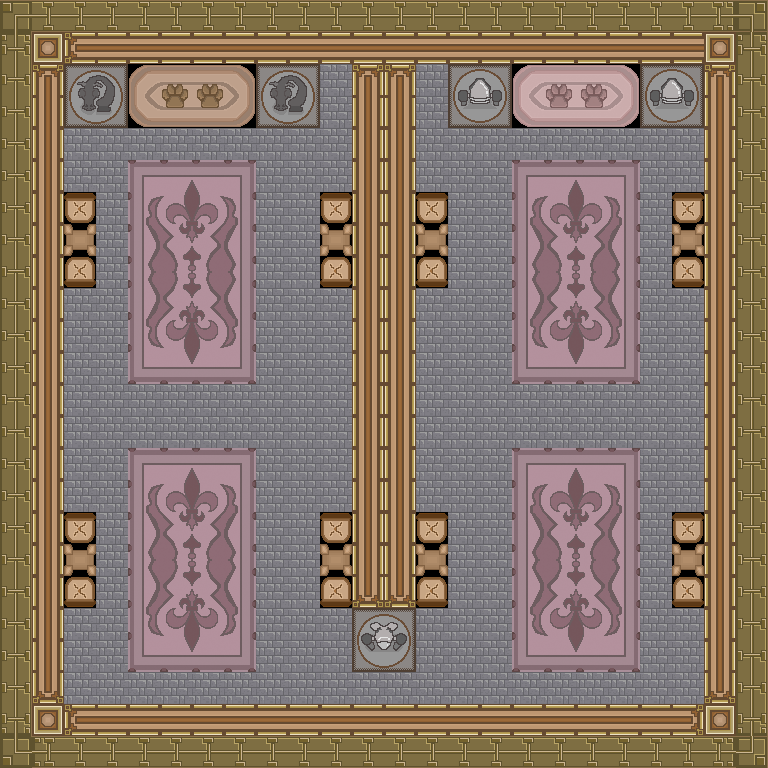

A 2D game scene composited from a Tiled map and its tileset images. What follows is a short description and the map's XML, with every tile layer's data as written:
An orthogonal 24x24 tile map with 32x32 px tiles, 1 tile layer (Tile Layer 1).

<map version="1.0" orientation="orthogonal" renderorder="left-up" width="24" height="24" tilewidth="32" tileheight="32" nextobjectid="1">
 <tileset firstgid="1" name="Tile_Sheet" tilewidth="32" tileheight="32" tilecount="153" columns="17">
  <image source="../Documents/2015 work/S2/Studio Project/SP4/Assets/Sprites/Tileset/Tile_Sheet.png" width="544" height="288" />
 </tileset>
 <layer name="Tile Layer 1" width="24" height="24">
  <data encoding="csv">
9,11,11,11,11,11,11,11,11,11,11,11,11,11,11,11,11,11,11,11,11,11,12,13,
26,18,19,20,20,20,20,20,20,20,20,20,20,20,20,20,20,20,20,20,20,20,18,26,
43,35,63,64,90,91,92,93,63,64,72,35,35,72,29,30,86,87,88,89,29,30,35,43,
43,52,80,81,107,108,109,110,80,81,72,52,52,72,46,47,103,104,105,106,46,47,52,43,
43,52,72,72,72,72,72,72,72,72,72,52,52,72,72,72,72,72,72,72,72,72,52,43,
43,52,72,72,14,15,16,17,72,72,72,52,52,72,72,72,14,15,16,17,72,72,52,43,
43,52,5,72,31,32,33,34,72,72,5,52,52,5,72,72,31,32,33,34,72,5,52,43,
43,52,7,72,48,49,50,51,72,72,7,52,52,7,72,72,48,49,50,51,72,7,52,43,
43,52,3,72,65,66,67,68,72,72,3,52,52,3,72,72,65,66,67,68,72,3,52,43,
43,52,72,72,82,83,84,85,72,72,72,52,52,72,72,72,82,83,84,85,72,72,52,43,
43,52,72,72,99,100,101,102,72,72,72,52,52,72,72,72,99,100,101,102,72,72,52,43,
43,52,72,72,116,117,118,119,72,72,72,52,52,72,72,72,116,117,118,119,72,72,52,43,
43,52,72,72,72,72,72,72,72,72,72,52,52,72,72,72,72,72,72,72,72,72,52,43,
43,52,72,72,72,72,72,72,72,72,72,52,52,72,72,72,72,72,72,72,72,72,52,43,
43,52,72,72,14,15,16,17,72,72,72,52,52,72,72,72,14,15,16,17,72,72,52,43,
43,52,72,72,31,32,33,34,72,72,72,52,52,72,72,72,31,32,33,34,72,72,52,43,
43,52,5,72,48,49,50,51,72,72,5,52,52,5,72,72,48,49,50,51,72,5,52,43,
43,52,7,72,65,66,67,68,72,72,7,52,52,7,72,72,65,66,67,68,72,7,52,43,
43,52,3,72,82,83,84,85,72,72,3,69,69,3,72,72,82,83,84,85,72,3,52,43,
43,52,72,72,99,100,101,102,72,72,72,97,98,72,72,72,99,100,101,102,72,72,52,43,
43,52,72,72,116,117,118,119,72,72,72,114,115,72,72,72,116,117,118,119,72,72,52,43,
43,69,72,72,72,72,72,72,72,72,72,72,72,72,72,72,72,72,72,72,72,72,69,43,
60,18,19,20,20,20,20,20,20,20,20,20,20,20,20,20,20,20,20,20,20,21,18,60,
77,10,11,11,11,11,11,11,11,11,11,11,11,11,11,11,11,11,11,11,11,11,12,94
</data>
 </layer>
</map>